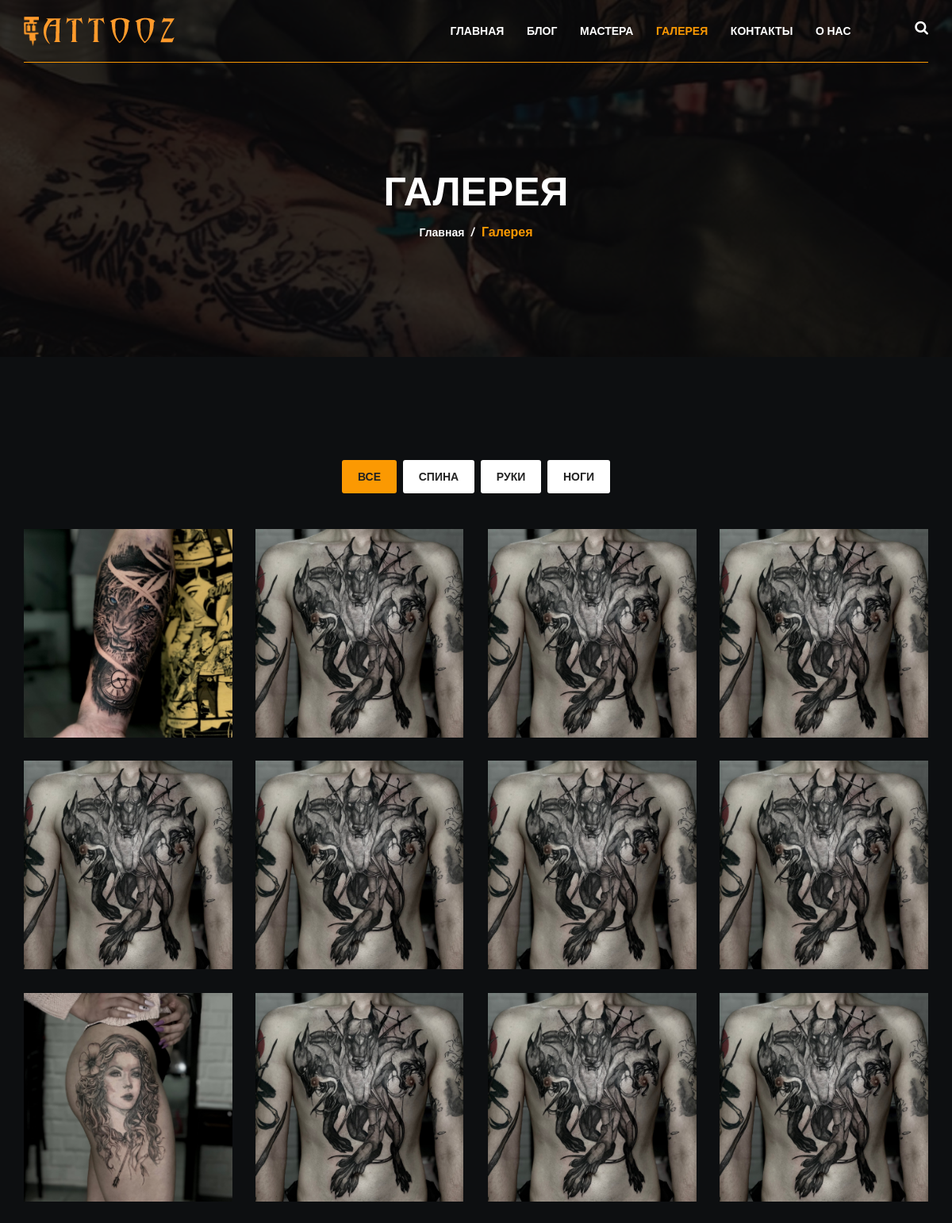
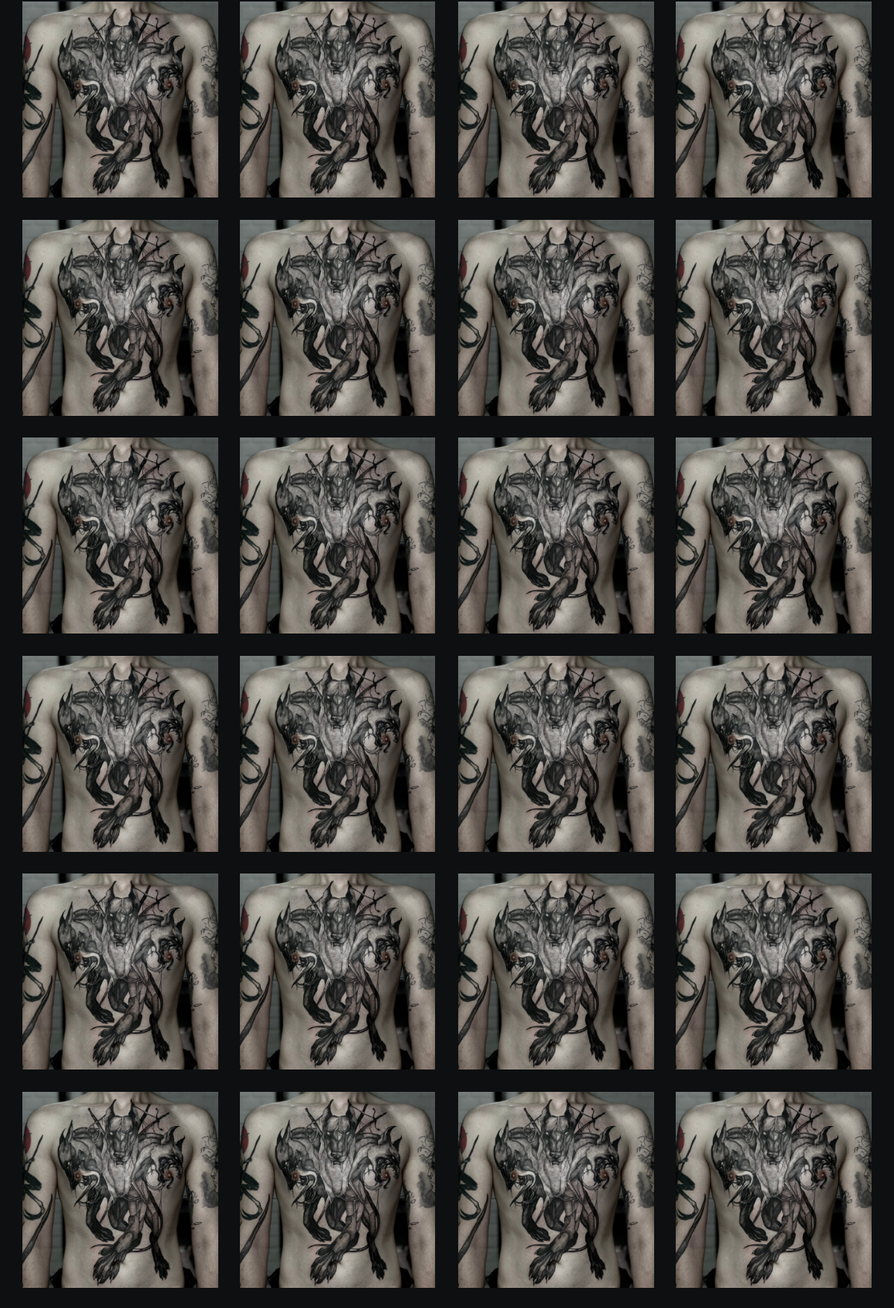
Page /gallery/ (upper part) on the committed database (2 pictures, top to bottom).
### gallery/models.py (models this page shows, shortened)
class CategoryTattoo(models.Model):
    name = models.CharField('Название',
                            max_length=100,
                            help_text='Например: Спина, Руки, Ноги, Грудь')
    slug = models.SlugField('URL', max_length=120, unique=True)
    class Meta:
        verbose_name = "Категория"
        verbose_name_plural = "Категории"

class Gallery(models.Model):
    category = models.ForeignKey(CategoryTattoo,
                                 on_delete=models.CASCADE,
                                 related_name='gallery_category',
                                 verbose_name='Категория')
    image = models.ImageField('Изображение', upload_to='gallery/')
    class Meta:
        verbose_name = "Татуировку"
        verbose_name_plural = "Татуировки"
        ordering = ['-id']

### gallery/views.py (the view)
# urls.py: path('', views.GalleryView.as_view(), name='gallery')
class GalleryView(ListView, BaseView):
    queryset = CategoryTattoo.objects.prefetch_related('gallery_category')
    context_object_name = 'categories'
    template_name = 'gallery/gallery.html'
    paginate_by = 20

### services/views_exceptions.py (called while the page is built)
    def dispatch(self, request, *args, **kwargs):
        try:
            response = super().dispatch(request, *args, **kwargs)
        except Exception as e:
            send_message(settings.DEV_TG_ID, e.__str__())
            return self._response({'errorMessage': e}, status=400)
        if isinstance(response, (dict, list)):
            return self._response(response)
        else:
            return response

### templates/gallery/gallery.html (shortened to what this page needs)
{% extends 'base.html' %}
{% block content %}
    <div class="breadcumb-area bg-img-5 black-opacity">
        <div class="container">
            <div class="row">
                <div class="col-xs-12">
                    <div class="breadcumb-wrap text-center">
                        <h2>Галерея</h2>
                        <ul>
                            <li><a href="{% url 'home' %}">Главная</a></li>
                            <li>/</li>
                            <li class="active">Галерея</li>
                        </ul>
                    </div>
                </div>
            </div>
        </div>
    </div>
    <div class="project-area bg-1">
        <div class="container">
            <div class="row">
                <div class="col-xs-12">
                    <div class="project-menu">
                        <button class="active" data-filter="*">Все</button>
                        {% for category in categories %}
                            <button data-filter=".{{ category.slug }}">{{ category.name }}</button>
                        {% endfor %}
                    </div>
                </div>
            </div>
            <div class="row grid">
                {% for images in categories %}
                    {% for img in images.gallery_category.all %}
                        <div class="col-2 project {{ img.category.slug }} col-md-3 col-sm-6 col-xs-12">
                            <div class="project-wrap">
                                <img src="{{ img.image.url }}" alt="">
                            </div>
                        </div>
                    {% endfor %}
                {% endfor %}
            </div>
        </div>
    </div>
{% endblock content %}

### templates/base.html (shortened to what this page needs)
<!doctype html>
<html class="no-js" lang="">
    {% load static %}
    <head>
        <link rel="stylesheet" href="{% static 'css/bootstrap.min.css' %}">
        <link rel="stylesheet" href="{% static 'css/my_css.css' %}">
        <link rel="stylesheet" href="{% static 'css/animate.css' %}">
        <link rel="stylesheet" href="{% static 'css/owl.carousel.css' %}">
        <link rel="stylesheet" href="{% static 'css/font-awesome.min.css' %}">
        <link rel="stylesheet" href="{% static 'css/magnific-popup.css' %}">
        <link rel="stylesheet" href="{% static 'css/flaticon.css' %}">
        <link rel="stylesheet" href="{% static 'css/slicknav.min.css' %}">
        <link rel="stylesheet" href="{% static 'css/styles.css' %}">
        <link rel="stylesheet" href="{% static 'css/responsive.css' %}">
    </head>
    <body>
        {% include 'include/header.html' %}
        {% block content %}
        {% endblock content %}
    </body>
</html>

### templates/include/header.html (shortened to what this page needs)
{% load static %}
<header class="header-area" id="sticky-header">
    <div class="container">
        <div class="row">
            <div class="col-xs-12">
                <div class="header-bottom">
                     <div class="row">
                        <div class="col-md-3 col-sm-9 col-xs-6">
                            <div class="logo">
                                <a href="{% url 'home' %}">
                                    <img src="{% static 'images/logo.png' %}" alt="">
                                </a>
                            </div>
                        </div>
                        <div class="col-md-8 hidden-sm hidden-xs">
                            <div class="mainmenu text-right">
                                <ul id="navigation">
                                    <li class="{% if request.path == '/' %}active{% endif %}"><a href="{% url 'home' %}">Главная</a></li>
                                    <li class="{% if request.path == '/posts-list/' %}active{% endif %}"><a href="{% url 'posts_list' %}">Блог</a></li>
                                    <li class="{% if request.path == '/masters/' %}active{% endif %}"><a href="{% url 'masters_list' %}">Мастера</a></li>
                                    <li class="{% if request.path == '/gallery/' %}active{% endif %}"><a href="{% url 'gallery' %}">Галерея</a></li>
                                    <li class="{% if request.path == '/contact/' %}active{% endif %}"><a href="{% url 'contact' %}">Контакты</a></li>
                                    <li class="{% if request.path == '/about/' %}active{% endif %}"><a href="{% url 'about' %}">О нас</a></li>
                                </ul>
                            </div>
                        </div>
                        <div class="col-md-1 col-sm-2 col-xs-4">
                            <div class="search-wrap text-right">
                                <ul>
                                    <li><a href="javascript:void(0);"><i class="fa fa-search"></i></a>
                                    </li>
                                </ul>
                            </div>
                        </div>
                     </div>
                </div>
            </div>
        </div>
    </div>
</header>

### templates/include/footer.html (shortened to what this page needs)
{% load static %}

### static/css/styles.css (style rules this page uses)
* { margin:0; padding:0; }
body { color:#fff; font-family: 'Open Sans', sans-serif; line-height:26px; background:#fff; font-weight: 400; }
img { max-width:100%; height:auto }
h1, h2, h3, h4, h5, h6 { color: #fb9902; margin-bottom: 10px; margin-top: 0px; font-family: 'Montserrat', sans-serif; }
input, button { transition:all .3s; -webkit-transition:all .3s; -moz-transition:all .3s; }
a { -webkit-transition:all 0.3s ease 0s; transition: all 0.3s ease 0s; -webkit-transition:all .3s; -moz-transition:all .3s; text-decoration:none; color:#fff; font-size:14px; }
ul { list-style: outside none none; margin: 0; padding: 0; }
:before,:after { -webkit-transition: all .3s; transition: all .3s; }
.bg-1 { background:#0d0f11; }
.bg-img-5 { background: url(../images/bg/6.jpg)no-repeat center center / cover }
.black-opacity { position: relative; z-index: 9; }
.black-opacity:before { position: absolute; left: 0; top: 0; width: 100%; height: 100%; background: #000; content: ""; z-index: -9; opacity: .8; -ms-filter:"progid:DXImageTransform.Microsoft.Alpha(Opacity=80)"; }
.header-area { position: fixed; top: 0; width: 100%; z-index: 999; left: 0; }
.header-bottom { border-bottom: 1px solid #fb9902; }
.logo { padding: 20px 0px; }
.mainmenu ul li { position: relative; display: inline-block; margin-left: 25px; }
.mainmenu ul li:first-child { margin-left: 0px; }
.mainmenu ul li a { color: #fff; padding: 26px 0px; font-weight: 600; text-transform: uppercase; display: block; }
.mainmenu ul li.active > a,.mainmenu ul li:hover > a { color: #fb9902 ; }
.search-wrap ul li { display: inline-block; margin-left:20px; position: relative; padding: 21px 0px; }
.search-wrap ul li:first-child { margin-left: 0px; }
.search-wrap ul li a { position: relative; font-size: 18px; }
.responsive-menu-wrap .slicknav_nav { background: #fb9902 none repeat scroll 0 0; border-radius: 0px; clear: both; color: #fff; font-size: 15px; margin: 0; padding: 5px 0; position: relative; top: 22px; width: 720px; right: 0px; z-index: 9999999; position: relative; }
.slicknav_nav a { color: #f1f1f1; text-decoration: none; text-transform: capitalize; }
.project-area { padding: 130px 0px 100px; }
.project-menu { text-align: center; margin-bottom: 45px; }
.project-menu button { padding: 8px 20px; background: #fff; color: #222; border-radius: 3px; border: none; text-transform: uppercase; font-weight: 600; margin:0px 2px; }
.project-menu button.active { background: #fb9902; }
.project-wrap { position: relative; margin-bottom: 30px; z-index: 9; }
.project-wrap:before { position: absolute; left: 0; top: 0; width: 100%; height: 100%; background: #000; content: ""; z-index: 9; opacity:0; -ms-filter:"progid:DXImageTransform.Microsoft.Alpha(Opacity=0)"; transition: all .3s; -webkit-transition: all .3s; -moz-transition: all .3s; }
.project-wrap img { width: 100%; }
.breadcumb-area { height: 450px; display: -webkit-box; display: -ms-flexbox; display: flex; -webkit-box-orient: vertical; -webkit-box-direction: normal; -ms-flex-direction: column; flex-direction: column; -webkit-box-pack: center; -ms-flex-pack: center; justify-content: center; }
.breadcumb-wrap { padding-top: 70px; }
.breadcumb-wrap h2 { font-size: 50px; color: #fff; font-weight: 700; text-transform: uppercase; }
.breadcumb-wrap ul li { display: inline-block; margin: 0px 2px; font-size: 16px; font-weight: 600; }
.breadcumb-wrap ul li.active { color: #fb9902; }

### rows in the picture
CategoryTattoo: name "СПИНА"
CategoryTattoo: name "РУКИ"
CategoryTattoo: name "НОГИ"
Gallery: image (picture)
Gallery: image (picture)
Gallery: image (picture)
Gallery: image (picture)
Gallery: image (picture)
Gallery: image (picture)
Gallery: image (picture)
Gallery: image (picture)
Gallery: image (picture)
Gallery: image (picture)
Gallery: image (picture)
Gallery: image (picture)
Gallery: image (picture)
Gallery: image (picture)
Gallery: image (picture)
Gallery: image (picture)
Gallery: image (picture)
Gallery: image (picture)
Gallery: image (picture)
Gallery: image (picture)
Gallery: image (picture)
Gallery: image (picture)
Gallery: image (picture)
Gallery: image (picture)
Gallery: image (picture)
Gallery: image (picture)
Gallery: image (picture)
Gallery: image (picture)
Gallery: image (picture)
Gallery: image (picture)
Gallery: image (picture)
Gallery: image (picture)
Gallery: image (picture)
Gallery: image (picture)
Gallery: image (picture)
Gallery: image (picture)
